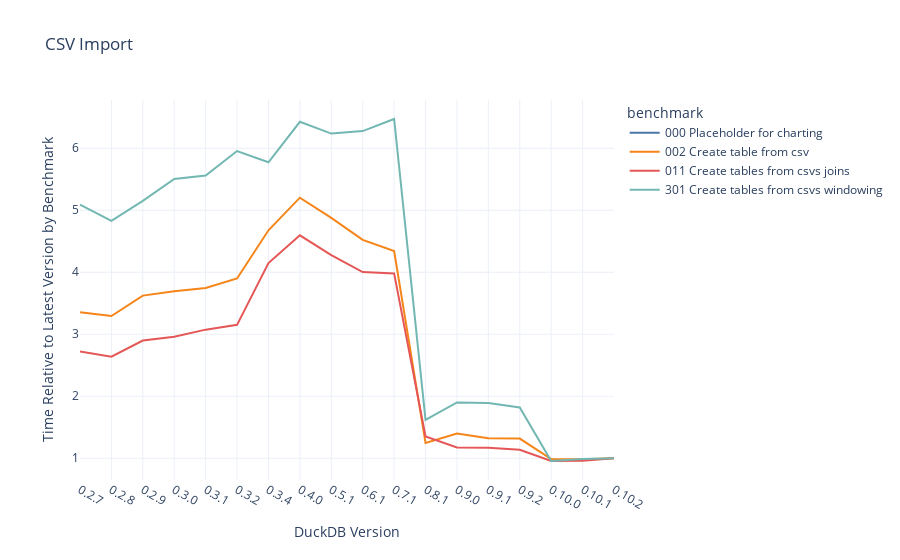
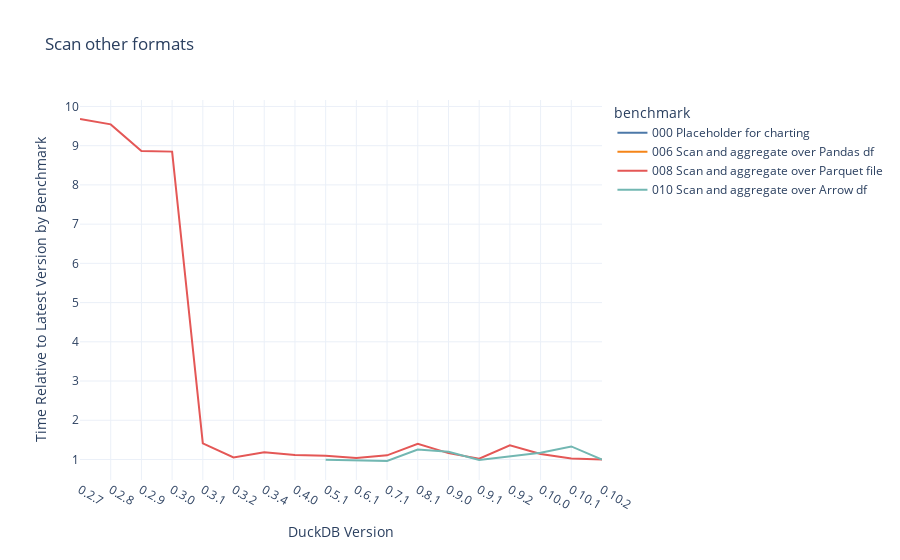
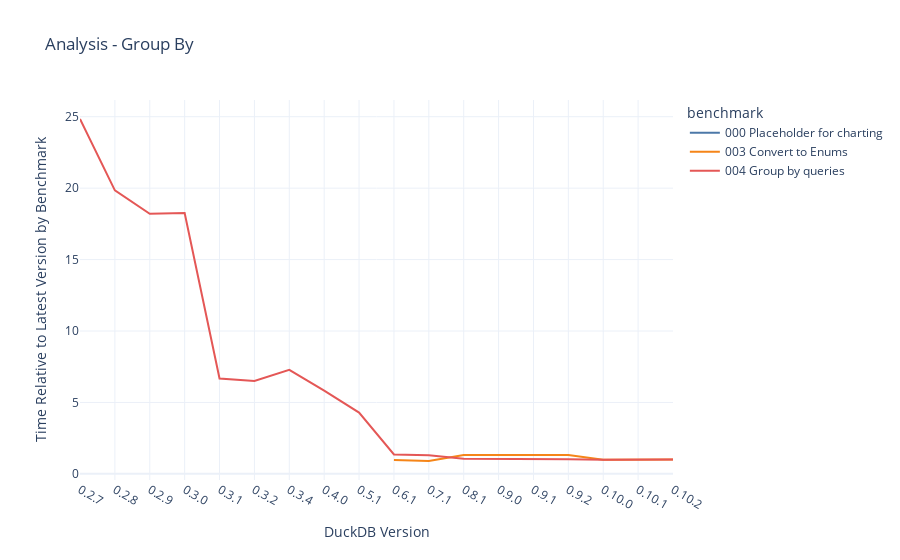
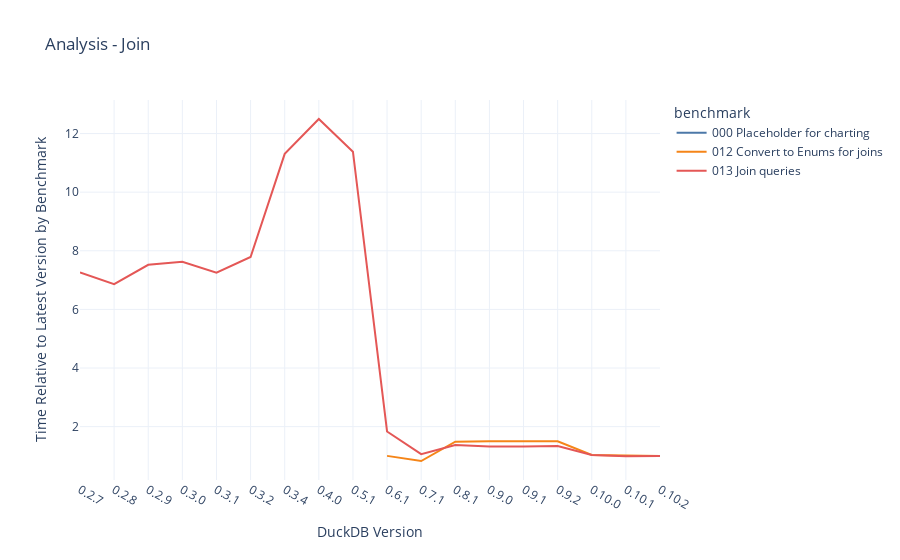

Notebook code for these charts, in order:
### Code cell
benchmark_types = ["CSV Import","Scan other formats","Analysis - Group By", 'Analysis - Join', 'Window Functions', "Export"]
for benchmark_type in benchmark_types:
    fig = px.line(
        con.sql(f"""from pandas_or_arrow_with_placeholders where "Benchmark Type" = '{benchmark_type}'""").df(),
        x="DuckDB Version",
        y="Time Relative to Latest Version by Benchmark",
        color="benchmark",
        # line_group="benchmark",
        # category_orders={"Benchmark Type":["CSV Import","Scan other formats","Analysis - Group By", 'Analysis - Join', 'Window Functions', "Export"]},
        template='plotly_white',
        color_discrete_sequence=px.colors.qualitative.T10,
        title=benchmark_type,
    )
    fig.show()

### Figure 1 — Plotly figure (JSON) as saved in the notebook; plotly's stock layout.template omitted (floating-point values rounded to 4 significant figures)
{"data": [{"hovertemplate": "benchmark=000 Placeholder for charting<br>DuckDB Version=%{x}<br>Time Relative to Latest Version by Benchmark=%{y}<extra></extra>", "legendgroup": "000 Placeholder for charting", "line": {"color": "#4C78A8", "dash": "solid"}, "marker": {"symbol": "circle"}, "mode": "lines", "name": "000 Placeholder for charting", "orientation": "v", "showlegend": true, "type": "scatter", "x": ["0.2.7", "0.2.8", "0.2.9", "0.3.0", "0.3.1", "0.3.2", "0.3.4", "0.4.0", "0.5.1", "0.6.1", "0.7.1", "0.8.1", "0.9.0", "0.9.1", "0.9.2", "0.10.0", "0.10.1", "0.10.2"], "xaxis": "x", "y": [null, null, null, null, null, null, null, null, null, null, null, null, null, null, null, null, null, null], "yaxis": "y"}, {"hovertemplate": "benchmark=002 Create table from csv<br>DuckDB Version=%{x}<br>Time Relative to Latest Version by Benchmark=%{y}<extra></extra>", "legendgroup": "002 Create table from csv", "line": {"color": "#F58518", "dash": "solid"}, "marker": {"symbol": "circle"}, "mode": "lines", "name": "002 Create table from csv", "orientation": "v", "showlegend": true, "type": "scatter", "x": ["0.10.2", "0.10.1", "0.10.0", "0.9.2", "0.9.1", "0.9.0", "0.8.1", "0.7.1", "0.6.1", "0.5.1", "0.4.0", "0.3.4", "0.3.2", "0.3.1", "0.3.0", "0.2.9", "0.2.8", "0.2.7"], "xaxis": "x", "y": [1, 0.9823, 0.9861, 1.317, 1.323, 1.398, 1.247, 4.342, 4.523, 4.878, 5.203, 4.677, 3.9, 3.746, 3.694, 3.623, 3.294, 3.356], "yaxis": "y"}, {"hovertemplate": "benchmark=011 Create tables from csvs joins<br>DuckDB Version=%{x}<br>Time Relative to Latest Version by Benchmark=%{y}<extra></extra>", "legendgroup": "011 Create tables from csvs joins", "line": {"color": "#E45756", "dash": "solid"}, "marker": {"symbol": "circle"}, "mode": "lines", "name": "011 Create tables from csvs joins", "orientation": "v", "showlegend": true, "type": "scatter", "x": ["0.10.2", "0.10.1", "0.10.0", "0.9.2", "0.9.1", "0.9.0", "0.8.1", "0.7.1", "0.6.1", "0.5.1", "0.4.0", "0.3.4", "0.3.2", "0.3.1", "0.3.0", "0.2.9", "0.2.8", "0.2.7"], "xaxis": "x", "y": [1, 0.9607, 0.9557, 1.136, 1.169, 1.173, 1.35, 3.982, 4.004, 4.275, 4.595, 4.148, 3.152, 3.075, 2.961, 2.899, 2.639, 2.72], "yaxis": "y"}, {"hovertemplate": "benchmark=301 Create tables from csvs windowing<br>DuckDB Version=%{x}<br>Time Relative to Latest Version by Benchmark=%{y}<extra></extra>", "legendgroup": "301 Create tables from csvs windowing", "line": {"color": "#72B7B2", "dash": "solid"}, "marker": {"symbol": "circle"}, "mode": "lines", "name": "301 Create tables from csvs windowing", "orientation": "v", "showlegend": true, "type": "scatter", "x": ["0.10.2", "0.10.1", "0.10.0", "0.9.2", "0.9.1", "0.9.0", "0.8.1", "0.7.1", "0.6.1", "0.5.1", "0.4.0", "0.3.4", "0.3.2", "0.3.1", "0.3.0", "0.2.9", "0.2.8", "0.2.7"], "xaxis": "x", "y": [1, 0.9862, 0.9575, 1.819, 1.892, 1.901, 1.62, 6.472, 6.278, 6.237, 6.428, 5.775, 5.956, 5.561, 5.505, 5.153, 4.83, 5.089], "yaxis": "y"}], "layout": {"legend": {"title": {"text": "benchmark"}, "tracegroupgap": 0}, "title": {"text": "CSV Import"}, "xaxis": {"anchor": "y", "domain": [0, 1], "title": {"text": "DuckDB Version"}}, "yaxis": {"anchor": "x", "domain": [0, 1], "title": {"text": "Time Relative to Latest Version by Benchmark"}}}}

### Figure 2 — Plotly figure (JSON) as saved in the notebook; plotly's stock layout.template omitted (floating-point values rounded to 4 significant figures)
{"data": [{"hovertemplate": "benchmark=000 Placeholder for charting<br>DuckDB Version=%{x}<br>Time Relative to Latest Version by Benchmark=%{y}<extra></extra>", "legendgroup": "000 Placeholder for charting", "line": {"color": "#4C78A8", "dash": "solid"}, "marker": {"symbol": "circle"}, "mode": "lines", "name": "000 Placeholder for charting", "orientation": "v", "showlegend": true, "type": "scatter", "x": ["0.2.7", "0.2.8", "0.2.9", "0.3.0", "0.3.1", "0.3.2", "0.3.4", "0.4.0", "0.5.1", "0.6.1", "0.7.1", "0.8.1", "0.9.0", "0.9.1", "0.9.2", "0.10.0", "0.10.1", "0.10.2"], "xaxis": "x", "y": [null, null, null, null, null, null, null, null, null, null, null, null, null, null, null, null, null, null], "yaxis": "y"}, {"hovertemplate": "benchmark=006 Scan and aggregate over Pandas df<br>DuckDB Version=%{x}<br>Time Relative to Latest Version by Benchmark=%{y}<extra></extra>", "legendgroup": "006 Scan and aggregate over Pandas df", "line": {"color": "#F58518", "dash": "solid"}, "marker": {"symbol": "circle"}, "mode": "lines", "name": "006 Scan and aggregate over Pandas df", "orientation": "v", "showlegend": true, "type": "scatter", "x": ["0.4.0", "0.3.4", "0.3.2", "0.3.1", "0.3.0", "0.2.9", "0.2.8", "0.2.7"], "xaxis": "x", "y": [null, null, null, null, null, null, null, null], "yaxis": "y"}, {"hovertemplate": "benchmark=008 Scan and aggregate over Parquet file<br>DuckDB Version=%{x}<br>Time Relative to Latest Version by Benchmark=%{y}<extra></extra>", "legendgroup": "008 Scan and aggregate over Parquet file", "line": {"color": "#E45756", "dash": "solid"}, "marker": {"symbol": "circle"}, "mode": "lines", "name": "008 Scan and aggregate over Parquet file", "orientation": "v", "showlegend": true, "type": "scatter", "x": ["0.10.2", "0.10.1", "0.10.0", "0.9.2", "0.9.1", "0.9.0", "0.8.1", "0.7.1", "0.6.1", "0.5.1", "0.4.0", "0.3.4", "0.3.2", "0.3.1", "0.3.0", "0.2.9", "0.2.8", "0.2.7"], "xaxis": "x", "y": [1, 1.024, 1.138, 1.359, 1.022, 1.162, 1.399, 1.105, 1.039, 1.093, 1.116, 1.185, 1.052, 1.41, 8.848, 8.862, 9.543, 9.68], "yaxis": "y"}, {"hovertemplate": "benchmark=010 Scan and aggregate over Arrow df<br>DuckDB Version=%{x}<br>Time Relative to Latest Version by Benchmark=%{y}<extra></extra>", "legendgroup": "010 Scan and aggregate over Arrow df", "line": {"color": "#72B7B2", "dash": "solid"}, "marker": {"symbol": "circle"}, "mode": "lines", "name": "010 Scan and aggregate over Arrow df", "orientation": "v", "showlegend": true, "type": "scatter", "x": ["0.10.2", "0.10.1", "0.10.0", "0.9.2", "0.9.1", "0.9.0", "0.8.1", "0.7.1", "0.6.1", "0.5.1"], "xaxis": "x", "y": [1, 1.332, 1.17, 1.075, 0.9885, 1.195, 1.256, 0.9612, 0.9826, 0.9945], "yaxis": "y"}], "layout": {"legend": {"title": {"text": "benchmark"}, "tracegroupgap": 0}, "title": {"text": "Scan other formats"}, "xaxis": {"anchor": "y", "domain": [0, 1], "title": {"text": "DuckDB Version"}}, "yaxis": {"anchor": "x", "domain": [0, 1], "title": {"text": "Time Relative to Latest Version by Benchmark"}}}}

### Figure 3 — Plotly figure (JSON) as saved in the notebook; plotly's stock layout.template omitted (floating-point values rounded to 4 significant figures)
{"data": [{"hovertemplate": "benchmark=000 Placeholder for charting<br>DuckDB Version=%{x}<br>Time Relative to Latest Version by Benchmark=%{y}<extra></extra>", "legendgroup": "000 Placeholder for charting", "line": {"color": "#4C78A8", "dash": "solid"}, "marker": {"symbol": "circle"}, "mode": "lines", "name": "000 Placeholder for charting", "orientation": "v", "showlegend": true, "type": "scatter", "x": ["0.2.7", "0.2.8", "0.2.9", "0.3.0", "0.3.1", "0.3.2", "0.3.4", "0.4.0", "0.5.1", "0.6.1", "0.7.1", "0.8.1", "0.9.0", "0.9.1", "0.9.2", "0.10.0", "0.10.1", "0.10.2"], "xaxis": "x", "y": [null, null, null, null, null, null, null, null, null, null, null, null, null, null, null, null, null, null], "yaxis": "y"}, {"hovertemplate": "benchmark=003 Convert to Enums<br>DuckDB Version=%{x}<br>Time Relative to Latest Version by Benchmark=%{y}<extra></extra>", "legendgroup": "003 Convert to Enums", "line": {"color": "#F58518", "dash": "solid"}, "marker": {"symbol": "circle"}, "mode": "lines", "name": "003 Convert to Enums", "orientation": "v", "showlegend": true, "type": "scatter", "x": ["0.10.2", "0.10.1", "0.10.0", "0.9.2", "0.9.1", "0.9.0", "0.8.1", "0.7.1", "0.6.1"], "xaxis": "x", "y": [1, 0.9903, 0.995, 1.328, 1.333, 1.309, 1.329, 0.9011, 0.9634], "yaxis": "y"}, {"hovertemplate": "benchmark=004 Group by queries<br>DuckDB Version=%{x}<br>Time Relative to Latest Version by Benchmark=%{y}<extra></extra>", "legendgroup": "004 Group by queries", "line": {"color": "#E45756", "dash": "solid"}, "marker": {"symbol": "circle"}, "mode": "lines", "name": "004 Group by queries", "orientation": "v", "showlegend": true, "type": "scatter", "x": ["0.10.2", "0.10.1", "0.10.0", "0.9.2", "0.9.1", "0.9.0", "0.8.1", "0.7.1", "0.6.1", "0.5.1", "0.4.0", "0.3.4", "0.3.2", "0.3.1", "0.3.0", "0.2.9", "0.2.8", "0.2.7"], "xaxis": "x", "y": [1, 0.9843, 0.983, 1.018, 1.034, 1.037, 1.052, 1.307, 1.357, 4.289, 5.82, 7.281, 6.501, 6.677, 18.26, 18.21, 19.85, 24.84], "yaxis": "y"}], "layout": {"legend": {"title": {"text": "benchmark"}, "tracegroupgap": 0}, "title": {"text": "Analysis - Group By"}, "xaxis": {"anchor": "y", "domain": [0, 1], "title": {"text": "DuckDB Version"}}, "yaxis": {"anchor": "x", "domain": [0, 1], "title": {"text": "Time Relative to Latest Version by Benchmark"}}}}

### Figure 4 — Plotly figure (JSON) as saved in the notebook; plotly's stock layout.template omitted (floating-point values rounded to 4 significant figures)
{"data": [{"hovertemplate": "benchmark=000 Placeholder for charting<br>DuckDB Version=%{x}<br>Time Relative to Latest Version by Benchmark=%{y}<extra></extra>", "legendgroup": "000 Placeholder for charting", "line": {"color": "#4C78A8", "dash": "solid"}, "marker": {"symbol": "circle"}, "mode": "lines", "name": "000 Placeholder for charting", "orientation": "v", "showlegend": true, "type": "scatter", "x": ["0.2.7", "0.2.8", "0.2.9", "0.3.0", "0.3.1", "0.3.2", "0.3.4", "0.4.0", "0.5.1", "0.6.1", "0.7.1", "0.8.1", "0.9.0", "0.9.1", "0.9.2", "0.10.0", "0.10.1", "0.10.2"], "xaxis": "x", "y": [null, null, null, null, null, null, null, null, null, null, null, null, null, null, null, null, null, null], "yaxis": "y"}, {"hovertemplate": "benchmark=012 Convert to Enums for joins<br>DuckDB Version=%{x}<br>Time Relative to Latest Version by Benchmark=%{y}<extra></extra>", "legendgroup": "012 Convert to Enums for joins", "line": {"color": "#F58518", "dash": "solid"}, "marker": {"symbol": "circle"}, "mode": "lines", "name": "012 Convert to Enums for joins", "orientation": "v", "showlegend": true, "type": "scatter", "x": ["0.10.2", "0.10.1", "0.10.0", "0.9.2", "0.9.1", "0.9.0", "0.8.1", "0.7.1", "0.6.1"], "xaxis": "x", "y": [1, 1.014, 1.032, 1.503, 1.51, 1.502, 1.486, 0.8274, 1.002], "yaxis": "y"}, {"hovertemplate": "benchmark=013 Join queries<br>DuckDB Version=%{x}<br>Time Relative to Latest Version by Benchmark=%{y}<extra></extra>", "legendgroup": "013 Join queries", "line": {"color": "#E45756", "dash": "solid"}, "marker": {"symbol": "circle"}, "mode": "lines", "name": "013 Join queries", "orientation": "v", "showlegend": true, "type": "scatter", "x": ["0.10.2", "0.10.1", "0.10.0", "0.9.2", "0.9.1", "0.9.0", "0.8.1", "0.7.1", "0.6.1", "0.5.1", "0.4.0", "0.3.4", "0.3.2", "0.3.1", "0.3.0", "0.2.9", "0.2.8", "0.2.7"], "xaxis": "x", "y": [1, 0.9933, 1.03, 1.336, 1.326, 1.325, 1.374, 1.062, 1.835, 11.38, 12.5, 11.31, 7.789, 7.255, 7.627, 7.522, 6.859, 7.263], "yaxis": "y"}], "layout": {"legend": {"title": {"text": "benchmark"}, "tracegroupgap": 0}, "title": {"text": "Analysis - Join"}, "xaxis": {"anchor": "y", "domain": [0, 1], "title": {"text": "DuckDB Version"}}, "yaxis": {"anchor": "x", "domain": [0, 1], "title": {"text": "Time Relative to Latest Version by Benchmark"}}}}
